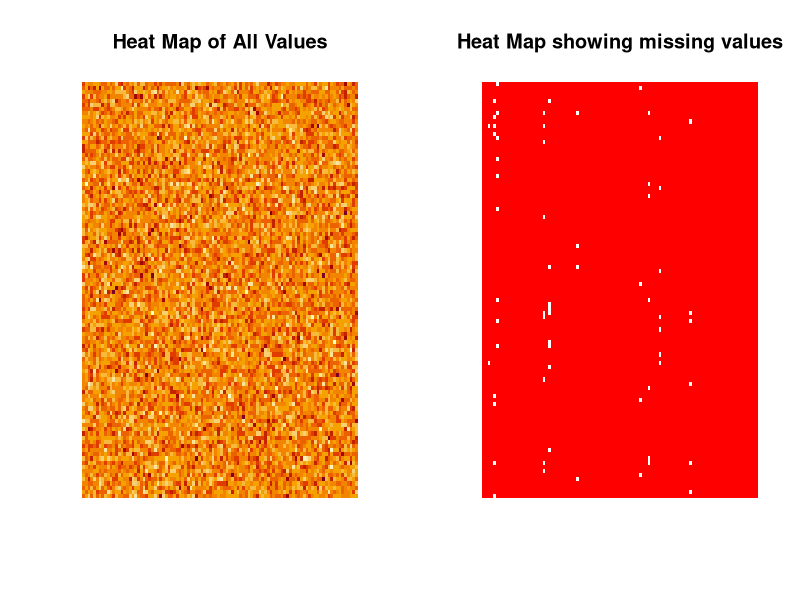

This chart was generated by the following R code:

set.seed(2019)

RandomNumbers <- function(x, UpperLimit){
	round(runif(x, 1, UpperLimit))
}


par(mfrow=c(1,2))
# Create Matrix with 100 rows and 100 columns
X <- matrix(rnorm(10000)*100, ncol=100,nrow=100)
image(X, main="Heat Map of All Values", axes=FALSE) # if you wish to have a heat mao of how the data is spread

#X[ sample( nrow(X), 10 ), sample( ncol(X), 5) ] <- NA

for (y in RandomNumbers(10,nrow(X))){

	#X[y, round(runif(round(runif(1,1,10)),1, ncol(X)))] <- NA
	X[y, RandomNumbers(RandomNumbers(1,10),ncol(X))] <- NA
}
image(X, col=heat.colors(1), main="Heat Map showing missing values", axes=FALSE) # Only the spread of misisng vlaues

par(mfrow=c(1,1))

write.csv(X,"MCAR_Dataset.csv", row.names=FALSE, col.names=FALSE)